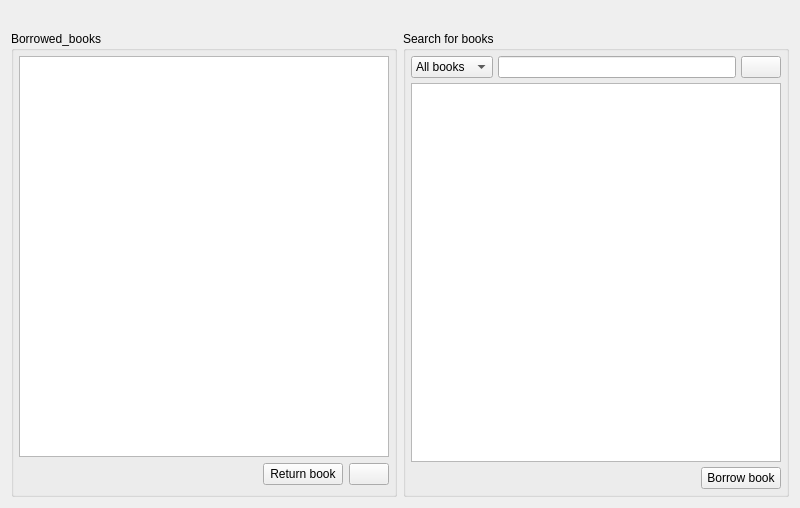
<?xml version="1.0" encoding="UTF-8"?>
<ui version="4.0">
 <class>User</class>
 <widget class="QWidget" name="User">
  <property name="geometry">
   <rect>
    <x>0</x>
    <y>0</y>
    <width>800</width>
    <height>508</height>
   </rect>
  </property>
  <property name="windowTitle">
   <string>LMS</string>
  </property>
  <property name="windowIcon">
   <iconset>
    <normaloff>:/iconwindow.png</normaloff>:/iconwindow.png</iconset>
  </property>
  <property name="autoFillBackground">
   <bool>true</bool>
  </property>
  <layout class="QVBoxLayout" name="verticalLayout_3">
   <item>
    <layout class="QHBoxLayout" name="horizontalLayout_5">
     <item>
      <spacer name="horizontalSpacer_2">
       <property name="orientation">
        <enum>Qt::Horizontal</enum>
       </property>
       <property name="sizeHint" stdset="0">
        <size>
         <width>40</width>
         <height>20</height>
        </size>
       </property>
      </spacer>
     </item>
     <item>
      <layout class="QHBoxLayout" name="horizontalLayout_2"/>
     </item>
    </layout>
   </item>
   <item>
    <layout class="QHBoxLayout" name="horizontalLayout_4" stretch="0,0">
     <item>
      <widget class="QGroupBox" name="groupBox">
       <property name="minimumSize">
        <size>
         <width>200</width>
         <height>0</height>
        </size>
       </property>
       <property name="maximumSize">
        <size>
         <width>16777215</width>
         <height>16777215</height>
        </size>
       </property>
       <property name="title">
        <string>Borrowed_books</string>
       </property>
       <layout class="QVBoxLayout" name="verticalLayout">
        <property name="leftMargin">
         <number>5</number>
        </property>
        <property name="topMargin">
         <number>5</number>
        </property>
        <property name="rightMargin">
         <number>5</number>
        </property>
        <item>
         <widget class="QTableView" name="tableView_borrowed_books">
          <property name="minimumSize">
           <size>
            <width>0</width>
            <height>0</height>
           </size>
          </property>
          <property name="maximumSize">
           <size>
            <width>16777215</width>
            <height>16777215</height>
           </size>
          </property>
          <property name="selectionMode">
           <enum>QAbstractItemView::SingleSelection</enum>
          </property>
          <property name="selectionBehavior">
           <enum>QAbstractItemView::SelectRows</enum>
          </property>
          <property name="cornerButtonEnabled">
           <bool>false</bool>
          </property>
         </widget>
        </item>
        <item>
         <layout class="QHBoxLayout" name="horizontalLayout">
          <item>
           <spacer name="horizontalSpacer">
            <property name="orientation">
             <enum>Qt::Horizontal</enum>
            </property>
            <property name="sizeHint" stdset="0">
             <size>
              <width>40</width>
              <height>20</height>
             </size>
            </property>
           </spacer>
          </item>
          <item>
           <widget class="QPushButton" name="pushButton_return_book">
            <property name="text">
             <string>Return book</string>
            </property>
            <property name="icon">
             <iconset resource="../src.qrc">
              <normaloff>:/images/return.png</normaloff>:/images/return.png</iconset>
            </property>
            <property name="iconSize">
             <size>
              <width>20</width>
              <height>20</height>
             </size>
            </property>
           </widget>
          </item>
          <item>
           <widget class="QPushButton" name="pushButton_refresh">
            <property name="toolTip">
             <string>Refresh</string>
            </property>
            <property name="text">
             <string/>
            </property>
            <property name="icon">
             <iconset resource="../src.qrc">
              <normaloff>:/images/refresh.png</normaloff>:/images/refresh.png</iconset>
            </property>
            <property name="iconSize">
             <size>
              <width>20</width>
              <height>20</height>
             </size>
            </property>
           </widget>
          </item>
         </layout>
        </item>
       </layout>
      </widget>
     </item>
     <item>
      <widget class="QGroupBox" name="groupBox_2">
       <property name="title">
        <string>Search for books</string>
       </property>
       <layout class="QVBoxLayout" name="verticalLayout_2">
        <property name="spacing">
         <number>5</number>
        </property>
        <property name="leftMargin">
         <number>5</number>
        </property>
        <property name="topMargin">
         <number>5</number>
        </property>
        <property name="rightMargin">
         <number>5</number>
        </property>
        <property name="bottomMargin">
         <number>5</number>
        </property>
        <item>
         <layout class="QHBoxLayout" name="horizontalLayout_3" stretch="0,1,0">
          <item>
           <widget class="QComboBox" name="comboBox">
            <property name="sizePolicy">
             <sizepolicy hsizetype="Preferred" vsizetype="Preferred">
              <horstretch>0</horstretch>
              <verstretch>0</verstretch>
             </sizepolicy>
            </property>
            <property name="toolTip">
             <string>Search by</string>
            </property>
            <item>
             <property name="text">
              <string>All books</string>
             </property>
            </item>
            <item>
             <property name="text">
              <string>Title</string>
             </property>
            </item>
            <item>
             <property name="text">
              <string>Author</string>
             </property>
            </item>
            <item>
             <property name="text">
              <string>Publisher</string>
             </property>
            </item>
            <item>
             <property name="text">
              <string>Year</string>
             </property>
            </item>
            <item>
             <property name="text">
              <string>ISBN</string>
             </property>
            </item>
           </widget>
          </item>
          <item>
           <widget class="QLineEdit" name="lineEdit_search_book">
            <property name="sizePolicy">
             <sizepolicy hsizetype="Preferred" vsizetype="Preferred">
              <horstretch>0</horstretch>
              <verstretch>0</verstretch>
             </sizepolicy>
            </property>
           </widget>
          </item>
          <item>
           <widget class="QPushButton" name="pushButton_search_book">
            <property name="sizePolicy">
             <sizepolicy hsizetype="Preferred" vsizetype="Preferred">
              <horstretch>0</horstretch>
              <verstretch>0</verstretch>
             </sizepolicy>
            </property>
            <property name="toolTip">
             <string>Search</string>
            </property>
            <property name="text">
             <string/>
            </property>
            <property name="icon">
             <iconset resource="../src.qrc">
              <normaloff>:/images/search-icon.png</normaloff>:/images/search-icon.png</iconset>
            </property>
            <property name="iconSize">
             <size>
              <width>24</width>
              <height>24</height>
             </size>
            </property>
           </widget>
          </item>
         </layout>
        </item>
        <item>
         <widget class="QTableView" name="tableView_books">
          <property name="maximumSize">
           <size>
            <width>16777215</width>
            <height>16777215</height>
           </size>
          </property>
         </widget>
        </item>
        <item>
         <layout class="QHBoxLayout" name="horizontalLayout_6" stretch="0,0">
          <item>
           <spacer name="horizontalSpacer_3">
            <property name="orientation">
             <enum>Qt::Horizontal</enum>
            </property>
            <property name="sizeHint" stdset="0">
             <size>
              <width>40</width>
              <height>20</height>
             </size>
            </property>
           </spacer>
          </item>
          <item>
           <widget class="QPushButton" name="pushButton_borrow_book">
            <property name="text">
             <string>Borrow book</string>
            </property>
            <property name="icon">
             <iconset resource="../src.qrc">
              <normaloff>:/images/borrow.png</normaloff>:/images/borrow.png</iconset>
            </property>
            <property name="iconSize">
             <size>
              <width>20</width>
              <height>20</height>
             </size>
            </property>
           </widget>
          </item>
         </layout>
        </item>
       </layout>
      </widget>
     </item>
    </layout>
   </item>
  </layout>
 </widget>
 <resources>
  <include location="../src.qrc"/>
 </resources>
 <connections/>
</ui>
